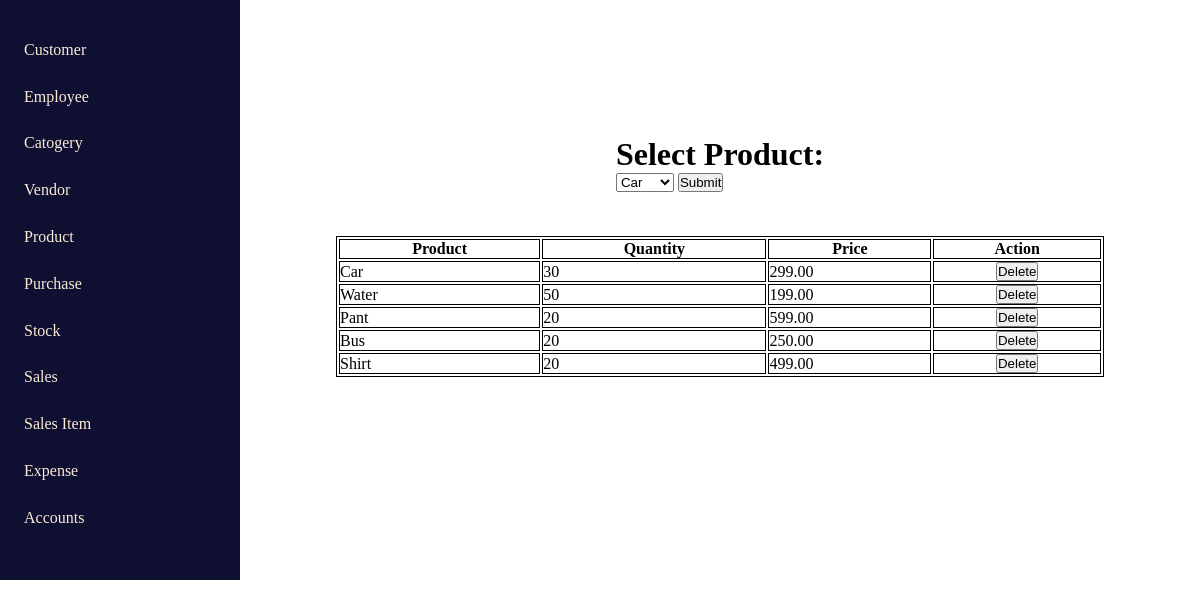
The app's page /stock with its own data.
### home/models.py (models this page shows, shortened)
class StockData(models.Model):
    product = models.ForeignKey(productFormData, on_delete=models.CASCADE)
    total_quantity = models.IntegerField()
    selling_price = models.DecimalField(max_digits=10, decimal_places=2)

class productFormData(models.Model):
    product = models.ForeignKey(categoryFormData, on_delete=models.CASCADE)
    name = models.TextField(max_length=200)
    price = models.TextField(max_length=200)

### home/views.py (the view, shortened to what this page needs)
# urls.py: path('stock', stock, name='stock'),
def stock(request):
    products = productFormData.objects.all()
    stocks = StockData.objects.all()
    return render(request, 'stock.html', {'products': products, 'stocks': stocks})

### templates/stock.html (shortened to what this page needs)
{% extends "index.html" %}
{% block stock_content %}
<div class="table_container">
<div class="table_container1">
    <form method="post">
        <h1>Select Product:</h1>
        <select name="product">
            {% for product in products %}
            <option value="{{ product.id }}">{{ product.name }}</option>
            {% endfor %}
        </select>
        <button class='' type="submit">Submit</button>
    </form>
</div>
<div class="table_container2">
    <table>
        <tr>
            <th>Product</th>
            <th>Quantity</th>
            <th>Price</th>
            <th>Action</th>
        </tr>
        {% for stock in stocks %}
        <tr>
            <td>{{ stock.product.name }}</td>
            <td>{{ stock.total_quantity }}</td>
            <td>{{ stock.selling_price }}</td>
            <td class="action">
                <button><a href="{% url 'deleteDataStock' stock.id %}" style = "color : black;">Delete</a></button>
            </td>
        </tr>
        {% endfor %}
    </table>
</div>
</div>
{% endblock stock_content %}

### templates/index.html (style rules this page uses)
* { margin: 0%; padding: 0%; }
a { text-decoration: none; }

### templates/stock.html (style rules this page uses)
* { color: black; }
table { border: 1px solid black; width: 80%; height: auto; }
.table_container1 { width: 80%; display: flex; padding: 3% 0%; justify-content: center; position: absolute; top: 100px; right: 0px; }
.table_container2 { width: 80%; display: flex; padding: 3% 0%; justify-content: center; position: absolute; top: 200px; right: 0px; }
th,td { border: 1px solid black; }
.action { display: flex; justify-content: space-around; }
tr a { width: 50px; color: black; }

### records on screen
StockData: product.name "Car", total_quantity "30", selling_price "299.00"
StockData: product.name "Water", total_quantity "50", selling_price "199.00"
StockData: product.name "Pant", total_quantity "20", selling_price "599.00"
StockData: product.name "Bus", total_quantity "20", selling_price "250.00"
StockData: product.name "Shirt", total_quantity "20", selling_price "499.00"

### other values on screen
form field product "Car"
